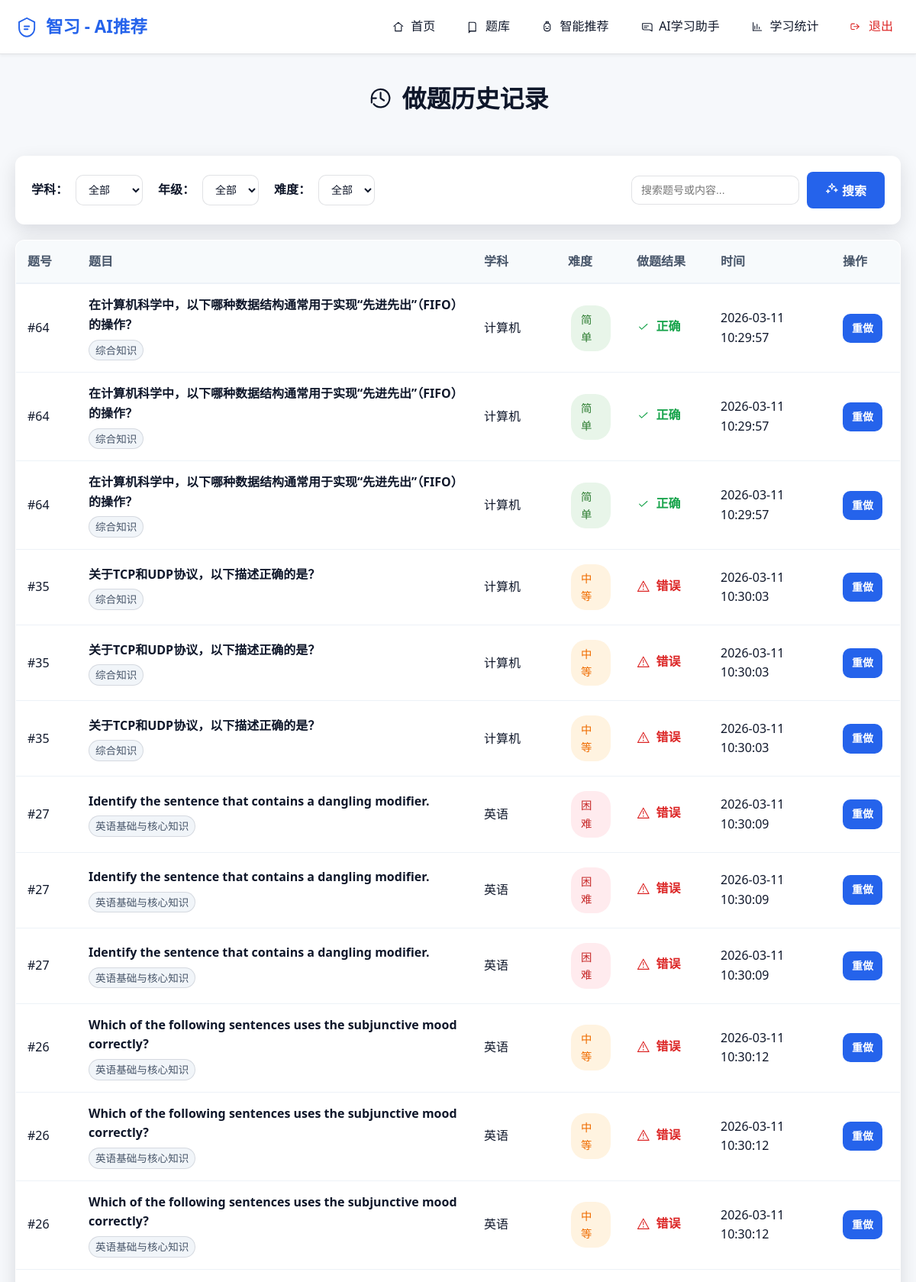
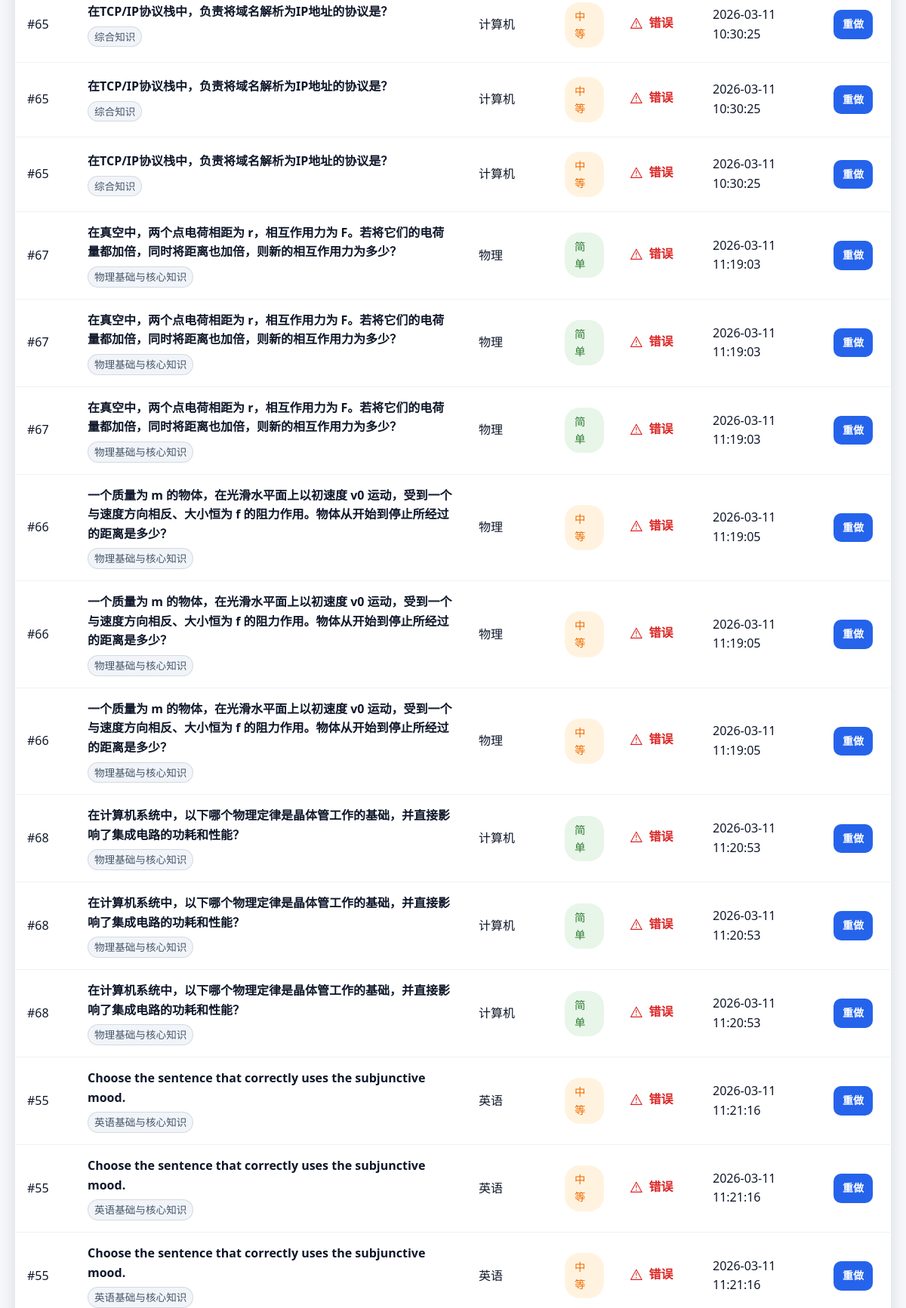
The app's page /history (signed in, upper part) with its own data (2 pictures, top to bottom).
### tables this page shows
CREATE TABLE user_records (
                        id INTEGER PRIMARY KEY AUTOINCREMENT,
                        user_id INTEGER NOT NULL REFERENCES users(id),
                        question_id INTEGER NOT NULL REFERENCES questions(id),
                        correct INTEGER NOT NULL,
                        time TEXT NOT NULL,
                        created_at TEXT DEFAULT (datetime('now'))
                    );

CREATE TABLE questions (
                        id INTEGER PRIMARY KEY AUTOINCREMENT,
                        question TEXT NOT NULL,
                        options TEXT NOT NULL,
                        answer TEXT NOT NULL,
                        knowledge TEXT,
                        difficulty TEXT,
                        subject TEXT,
                        grade TEXT,
                        is_deleted INTEGER DEFAULT 0,
                        created_at TEXT DEFAULT (datetime('now')),
                        updated_at TEXT DEFAULT (datetime('now')),
                        created_by INTEGER REFERENCES users(id)
                    );

### exam-recommend-system/app.py (the view)
@app.route('/history')
def history():
    if 'username' not in session:
        return redirect(url_for('login'))
    username = session['username']
    user_data = get_db_user_data(username)
    if not user_data:
        session.clear()
        return redirect(url_for('login'))
    subject = request.args.get('subject', '全部')
    grade = request.args.get('grade', '全部')
    difficulty = request.args.get('difficulty', '全部')
    search = request.args.get('search', '')
    records = user_data['records']
    history_list = []
    for rec in reversed(records):
        if subject != '全部' and rec.get('subject') != subject:
            continue
        if grade != '全部' and rec.get('grade') != grade:
            continue
        if difficulty != '全部' and rec.get('difficulty') != difficulty:
            continue
        if search:
            q_id_str = str(rec.get('question_id', ''))
            q_text = rec.get('question', '')
            if search not in q_id_str and search not in q_text:
                continue
        item = {
            'id': rec.get('question_id'),
            'question': rec.get('question'),
            'options': rec.get('options', []),
            'answer': rec.get('answer'),
            'knowledge': rec.get('knowledge'),
            'difficulty': rec.get('difficulty'),
            'subject': rec.get('subject'),
            'grade': rec.get('grade'),
            'user_correct': rec.get('correct', False),
            'user_time': rec.get('time')
        }
        history_list.append(item)
    return render_template('history.html',
                          questions=history_list,
                          subject=subject,
                          grade=grade,
                          difficulty=difficulty,
                          search=search)

### exam-recommend-system/app.py (called while the page is built)
@app.before_request
def before_request():
    if request.endpoint and request.endpoint.startswith('admin.'):
        return
    if request.endpoint and request.endpoint in ('login', 'register', 'static'):
        return
    if request.path.startswith('/api/'):
        return

def get_db_user_data(username):
    user = UserModel.find_by_username(username)
    if not user:
        return None
    records = UserRecordModel.get_user_records(user['id'], limit=10000)
    stats = UserRecordModel.get_user_stats(user['id'])
    return {
        'records': records,
        'stats': stats,
        'user': user
    }

### exam-recommend-system/db_config.py (called while the page is built)
    def _create_sqlite_connection(self):
        conn = sqlite3.connect(self.db_path, check_same_thread=False)
        conn.row_factory = sqlite3.Row
        conn.execute('PRAGMA foreign_keys = ON')
        conn.execute('PRAGMA journal_mode = WAL')
        conn.execute('PRAGMA busy_timeout = 5000')
        return conn

    def get_pool(self):
        if self._pool is None:
            self.init_pool()
        return self._pool

    @contextmanager
    def get_connection(self):
        pool = self.get_pool()
        conn = None
        try:
            if self.db_type == 'sqlite':
                conn = pool.get_connection()
            else:
                conn = pool.getconn()
            conn.autocommit = False
            yield conn
            conn.commit()
        except Exception as e:
            if conn:
                conn.rollback()
            raise
        finally:
            if conn:
                if self.db_type == 'sqlite':
                    conn.close()
                else:
                    pool.putconn(conn)

    def get_connection(self):
        with self._lock:
            if self._pool:
                return self._pool.pop()
            if len(self._pool) < self.max_conn:
                return self.factory()
            raise Exception("连接池已满")

### exam-recommend-system/models.py (called while the page is built)
def normalize_time_str(val):
    if val is None:
        return None
    if not isinstance(val, str):
        return val
    s = val.replace('T', ' ')
    if len(s) >= 19:
        return s[:19]
    return s

def normalize_dt_fields(d, fields):
    for f in fields:
        if f in d and d[f] is not None:
            d[f] = normalize_time_str(d[f])
    return d

def json_loads_default(val):
    if val is None:
        return []
    if isinstance(val, str):
        try:
            return json.loads(val)
        except:
            return []
    return val

### exam-recommend-system/templates/history.html (shortened to what this page needs)
{% extends "base.html" %}
{% from "_icons.html" import icon %}
{% block content %}
<div class="dashboard-header">
    <h1>{{ icon('history') }} 做题历史记录</h1>
</div>
<div class="filter-card card">
    <form action="/history" method="GET" class="filter-form filter-form-start">
        <div class="filter-item">
            <label>学科：</label>
            <select name="subject" class="form-select">
                <option value="全部" {% if subject == '全部' %}selected{% endif %}>全部</option>
            </select>
        </div>
        <div class="filter-item">
            <label>年级：</label>
            <select name="grade" class="form-select">
                <option value="全部" {% if grade == '全部' %}selected{% endif %}>全部</option>
            </select>
        </div>
        <div class="filter-item">
            <label>难度：</label>
            <select name="difficulty" class="form-select">
                <option value="全部" {% if difficulty == '全部' %}selected{% endif %}>全部</option>
            </select>
        </div>
        <div class="filter-item filter-item-end">
            <input type="text" name="search" placeholder="搜索题号或内容..." value="{{ search }}" class="form-input">
            <button type="submit" class="btn-primary">
                {{ icon('sparkles') }} 搜索
            </button>
        </div>
    </form>
</div>
<div class="card table-card">
    <table class="history-table">
        <thead>
            <tr>
                <th class="col-id">题号</th>
                <th>题目</th>
                <th class="col-sm">学科</th>
                <th class="col-xs">难度</th>
                <th class="col-sm">做题结果</th>
                <th class="col-md">时间</th>
                <th class="col-xs">操作</th>
            </tr>
        </thead>
        <tbody>
            {% for q in questions %}
            <tr>
                <td>#{{ q.id }}</td>
                <td>
                    <div class="cell-title">{{ q.question }}</div>
                    <div class="cell-meta">
                        <span class="pill">{{ q.knowledge }}</span>
                    </div>
                </td>
                <td>{{ q.get('subject', '其他') }}</td>
                <td>
                    <span class="tag {% if q.difficulty == '简单' %}tag-success{% elif q.difficulty == '困难' %}tag-danger{% else %}tag-warning{% endif %}">
                        {{ q.difficulty }}
                    </span>
                </td>
                <td>
                    {% if q.user_correct %}
                    <span class="result result-success">{{ icon('check') }} 正确</span>
                    {% else %}
                    <span class="result result-danger">{{ icon('warning') }} 错误</span>
                    {% endif %}
                </td>
                <td class="muted">{{ q.user_time }}</td>
                <td>
                    <a href="/question/{{ q.id }}?from=history" class="btn-primary btn-sm">重做</a>
                </td>
            </tr>
            {% else %}
            <tr>
                <td colspan="7" class="table-empty">
                    暂无相关记录
                </td>
            </tr>
            {% endfor %}
        </tbody>
    </table>
</div>
{% endblock %}

### exam-recommend-system/templates/_icons.html
{% macro icon(name, class='') -%}
<svg class="icon {{ class }}" aria-hidden="true" focusable="false">
    <use href="{{ url_for('static', filename='icons/sprite.svg') }}#{{ name }}"></use>
</svg>
{%- endmacro %}

### records on screen
user_records: id "64", question "在计算机科学中，以下哪种数据结构通常用于实现“先进先出”（FIFO）的操作？", knowledge "综合知识", get "计算机", difficulty "简单", user_time "2026-03-11 10:29:57"
user_records: id "64", question "在计算机科学中，以下哪种数据结构通常用于实现“先进先出”（FIFO）的操作？", knowledge "综合知识", get "计算机", difficulty "简单", user_time "2026-03-11 10:29:57"
user_records: id "64", question "在计算机科学中，以下哪种数据结构通常用于实现“先进先出”（FIFO）的操作？", knowledge "综合知识", get "计算机", difficulty "简单", user_time "2026-03-11 10:29:57"
user_records: id "35", question "关于TCP和UDP协议，以下描述正确的是？", knowledge "综合知识", get "计算机", difficulty "中等", user_time "2026-03-11 10:30:03"
user_records: id "35", question "关于TCP和UDP协议，以下描述正确的是？", knowledge "综合知识", get "计算机", difficulty "中等", user_time "2026-03-11 10:30:03"
user_records: id "35", question "关于TCP和UDP协议，以下描述正确的是？", knowledge "综合知识", get "计算机", difficulty "中等", user_time "2026-03-11 10:30:03"
user_records: id "27", question "Identify the sentence that contains a dangling modifier.", knowledge "英语基础与核心知识", get "英语", difficulty "困难", user_time "2026-03-11 10:30:09"
user_records: id "27", question "Identify the sentence that contains a dangling modifier.", knowledge "英语基础与核心知识", get "英语", difficulty "困难", user_time "2026-03-11 10:30:09"
user_records: id "27", question "Identify the sentence that contains a dangling modifier.", knowledge "英语基础与核心知识", get "英语", difficulty "困难", user_time "2026-03-11 10:30:09"
user_records: id "26", question "Which of the following sentences uses the subjunctive mood correctly?", knowledge "英语基础与核心知识", get "英语", difficulty "中等", user_time "2026-03-11 10:30:12"
user_records: id "26", question "Which of the following sentences uses the subjunctive mood correctly?", knowledge "英语基础与核心知识", get "英语", difficulty "中等", user_time "2026-03-11 10:30:12"
user_records: id "26", question "Which of the following sentences uses the subjunctive mood correctly?", knowledge "英语基础与核心知识", get "英语", difficulty "中等", user_time "2026-03-11 10:30:12"
user_records: id "65", question "在TCP/IP协议栈中，负责将域名解析为IP地址的协议是？", knowledge "综合知识", get "计算机", difficulty "中等", user_time "2026-03-11 10:30:25"
user_records: id "65", question "在TCP/IP协议栈中，负责将域名解析为IP地址的协议是？", knowledge "综合知识", get "计算机", difficulty "中等", user_time "2026-03-11 10:30:25"
user_records: id "65", question "在TCP/IP协议栈中，负责将域名解析为IP地址的协议是？", knowledge "综合知识", get "计算机", difficulty "中等", user_time "2026-03-11 10:30:25"
user_records: id "67", question "在真空中，两个点电荷相距为 r，相互作用力为 F。若将它们的电荷量都加倍，同时将距离也加倍，则新的相互作用力为多少？", knowledge "物理基础与核心知识", get "物理", difficulty "简单", user_time "2026-03-11 11:19:03"
user_records: id "67", question "在真空中，两个点电荷相距为 r，相互作用力为 F。若将它们的电荷量都加倍，同时将距离也加倍，则新的相互作用力为多少？", knowledge "物理基础与核心知识", get "物理", difficulty "简单", user_time "2026-03-11 11:19:03"
user_records: id "67", question "在真空中，两个点电荷相距为 r，相互作用力为 F。若将它们的电荷量都加倍，同时将距离也加倍，则新的相互作用力为多少？", knowledge "物理基础与核心知识", get "物理", difficulty "简单", user_time "2026-03-11 11:19:03"
user_records: id "66", question "一个质量为 m 的物体，在光滑水平面上以初速度 v0 运动，受到一个与速度方向相反、大小恒为 f 的阻力作用。物体从开始到停止所经过的距离是多少？", knowledge "物理基础与核心知识", get "物理", difficulty "中等", user_time "2026-03-11 11:19:05"
user_records: id "66", question "一个质量为 m 的物体，在光滑水平面上以初速度 v0 运动，受到一个与速度方向相反、大小恒为 f 的阻力作用。物体从开始到停止所经过的距离是多少？", knowledge "物理基础与核心知识", get "物理", difficulty "中等", user_time "2026-03-11 11:19:05"
user_records: id "66", question "一个质量为 m 的物体，在光滑水平面上以初速度 v0 运动，受到一个与速度方向相反、大小恒为 f 的阻力作用。物体从开始到停止所经过的距离是多少？", knowledge "物理基础与核心知识", get "物理", difficulty "中等", user_time "2026-03-11 11:19:05"
user_records: id "68", question "在计算机系统中，以下哪个物理定律是晶体管工作的基础，并直接影响了集成电路的功耗和性能？", knowledge "物理基础与核心知识", get "计算机", difficulty "简单", user_time "2026-03-11 11:20:53"
user_records: id "68", question "在计算机系统中，以下哪个物理定律是晶体管工作的基础，并直接影响了集成电路的功耗和性能？", knowledge "物理基础与核心知识", get "计算机", difficulty "简单", user_time "2026-03-11 11:20:53"
user_records: id "68", question "在计算机系统中，以下哪个物理定律是晶体管工作的基础，并直接影响了集成电路的功耗和性能？", knowledge "物理基础与核心知识", get "计算机", difficulty "简单", user_time "2026-03-11 11:20:53"
user_records: id "55", question "Choose the sentence that correctly uses the subjunctive mood.", knowledge "英语基础与核心知识", get "英语", difficulty "中等", user_time "2026-03-11 11:21:16"
user_records: id "55", question "Choose the sentence that correctly uses the subjunctive mood.", knowledge "英语基础与核心知识", get "英语", difficulty "中等", user_time "2026-03-11 11:21:16"
user_records: id "55", question "Choose the sentence that correctly uses the subjunctive mood.", knowledge "英语基础与核心知识", get "英语", difficulty "中等", user_time "2026-03-11 11:21:16"
